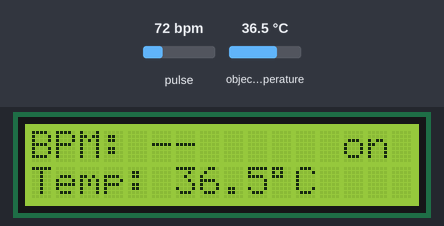
Simulated run of this sketch. Board: Arduino Uno, built with avr-gcc and run on an emulated ATmega328P. On the bench: 16×2 character LCD. The inputs (shaded band) are chosen by the test bench; at power-on: pulse 72 bpm, object temperature 36.5 °C.

Above: at 1.2 s.
1.3 s: pulse set to 130 bpm
At 2.0 s:
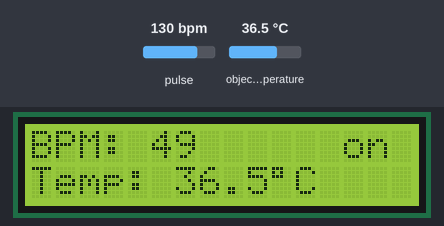
3.6 s: object temperature set to 20 °C
At 6.4 s:
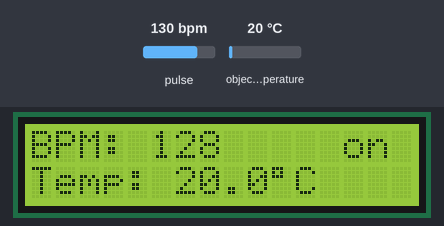
6.7 s: pulse set to 70 bpm
At 7.9 s:
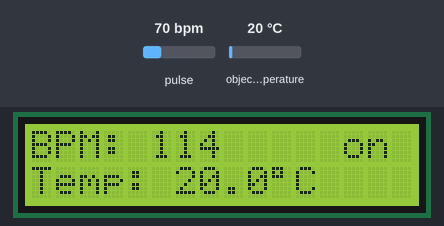
9.9 s: pulse set to 158 bpm
At 12.4 s:
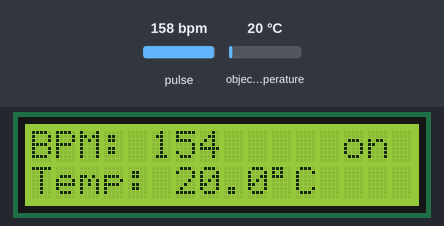
Timing chart, 0 to 13.6 s (numbered marks = the images above; inputs shaded):
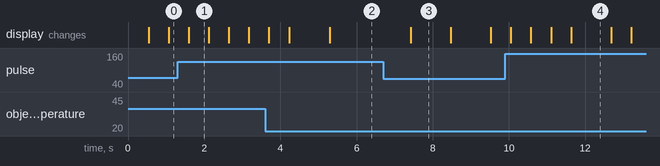

Measured:
- after the input at 3.6 s, the display: first differs from a run without the input after 0.63 s (image 2 shows a later state)
- after the input at 6.7 s, the display: changes after 0.72 s (image 3)
- after the input at 9.9 s, the display: first differs from a run without the input after 0.68 s (image 4 shows a later state)
- what the display in image 1 shows lasts 0.5 s, from 1.6 s to 2.1 s
- what the display in image 3 shows lasts 1.1 s, from 7.4 s to 8.5 s

The sketch:

Arduino_max30102_lcdi2c_gy-906.ino
```cpp
#include <SoftwareSerial.h>
#include <Wire.h>
#include "MAX30105.h"
#include "heartRate.h"
#include <Adafruit_MLX90614.h>
#include <LiquidCrystal_I2C.h>

// SoftSerial on pins RX=2, TX=3
SoftwareSerial softSerial(2, 3); // RX, TX

// Heart rate and temperature sensors
MAX30105 particleSensor;
Adafruit_MLX90614 tempSensor = Adafruit_MLX90614();

// LCD
LiquidCrystal_I2C lcd(0x27, 16, 2);

// BPM storage
const byte RATE_SIZE = 4;
byte rates[RATE_SIZE];
byte rateSpot = 0;
long lastBeat = 0;
float beatsPerMinute = 0;
int beatAvg = 0;

float temperature = 0;

unsigned long lastLCDUpdate = 0;
unsigned long lastTempRead = 0;
unsigned long lastLog = 0;
unsigned long lastNoFingerMsg = 0;

void setup() {
  softSerial.begin(115200); // Use SoftwareSerial
  Wire.begin();

  // LCD
  lcd.init();
  lcd.backlight();
  lcd.setCursor(0, 0);
  lcd.print("Starting...");

  // Heart rate sensor
  if (!particleSensor.begin(Wire, I2C_SPEED_FAST)) {
    softSerial.println("MAX30102 not found");
    lcd.setCursor(0, 1);
    lcd.print("MAX30102 error");
    while (1);
  }

  particleSensor.setup();
  particleSensor.setPulseAmplitudeRed(0x0A);
  particleSensor.setPulseAmplitudeGreen(0x00);

  // Temperature sensor
  if (!tempSensor.begin()) {
    softSerial.println("MLX90614 not found");
    lcd.setCursor(0, 1);
    lcd.print("Temp sensor error");
    while (1);
  }

  lcd.clear();
  lcd.setCursor(0, 0);
  lcd.print("Place finger on sensor");
}

void loop() {
  long irValue = particleSensor.getIR();

  // Check for finger presence
  if (irValue < 50000) {
    // Reset values when no finger
    beatsPerMinute = 0;
    beatAvg = 0;
    temperature = 0;

    lcd.setCursor(0, 0);
    lcd.print("No finger       ");
    lcd.setCursor(0, 1);
    lcd.print("                ");

    if (millis() - lastNoFingerMsg >= 500) {
      softSerial.println("No finger?");
      lastNoFingerMsg = millis();
    }
    return;
  }

  // Detect heartbeat
  if (checkForBeat(irValue)) {
    long delta = millis() - lastBeat;
    lastBeat = millis();

    beatsPerMinute = 60 / (delta / 1000.0);

    if (beatsPerMinute > 20 && beatsPerMinute < 255) {
      rates[rateSpot++] = (byte)beatsPerMinute;
      rateSpot %= RATE_SIZE;

      beatAvg = 0;
      for (byte x = 0; x < RATE_SIZE; x++)
        beatAvg += rates[x];
      beatAvg /= RATE_SIZE;
    }
  }

  // Read temperature every 1s
  if (millis() - lastTempRead >= 1000) {
    temperature = tempSensor.readObjectTempC();
    lastTempRead = millis();
  }

  // Log to SoftSerial every 500ms
  if (millis() - lastLog >= 500) {
    softSerial.print("IR=");
    softSerial.print(irValue);
    softSerial.print(" BPM=");
    softSerial.print(beatsPerMinute, 1);
    softSerial.print(" AVG=");
    softSerial.print(beatAvg);
    softSerial.print(" Temp=");
    softSerial.print(temperature, 1);
    softSerial.println("C");

    lastLog = millis();
  }

  // Update LCD every 500ms
  if (millis() - lastLCDUpdate >= 500) {
    lcd.setCursor(0, 0);
    lcd.print("BPM: ");
    if (beatAvg > 30 && beatAvg < 180)
      lcd.print(beatAvg);
    else
      lcd.print("-- ");
    lcd.print("     ");

    lcd.setCursor(0, 1);
    lcd.print("Temp: ");
    lcd.print(temperature, 1);
    lcd.print((char)223);
    lcd.print("C  ");

    lastLCDUpdate = millis();
  }
}
```
